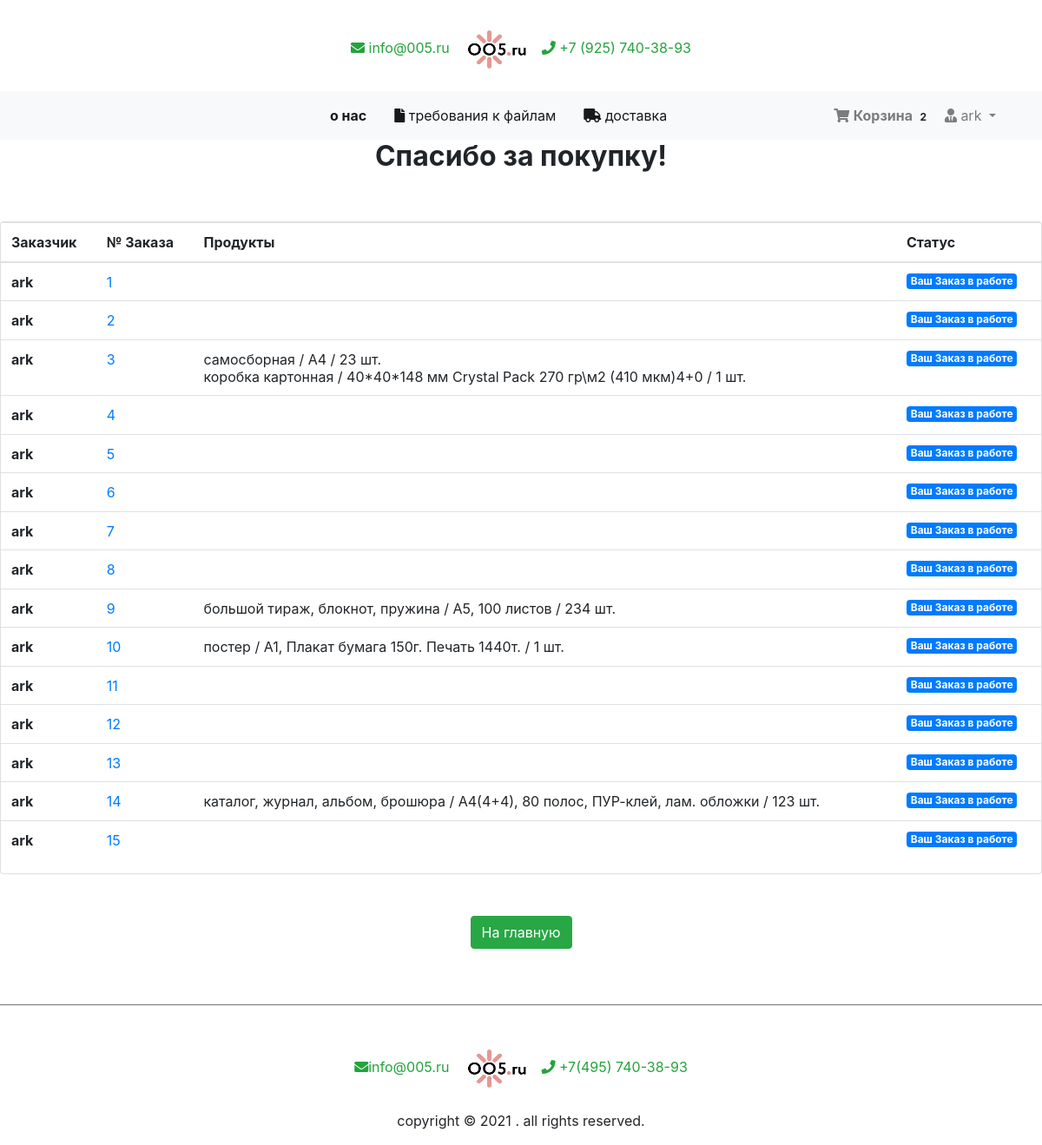
The page /my-orders/ (signed in) on the database as committed earlier.
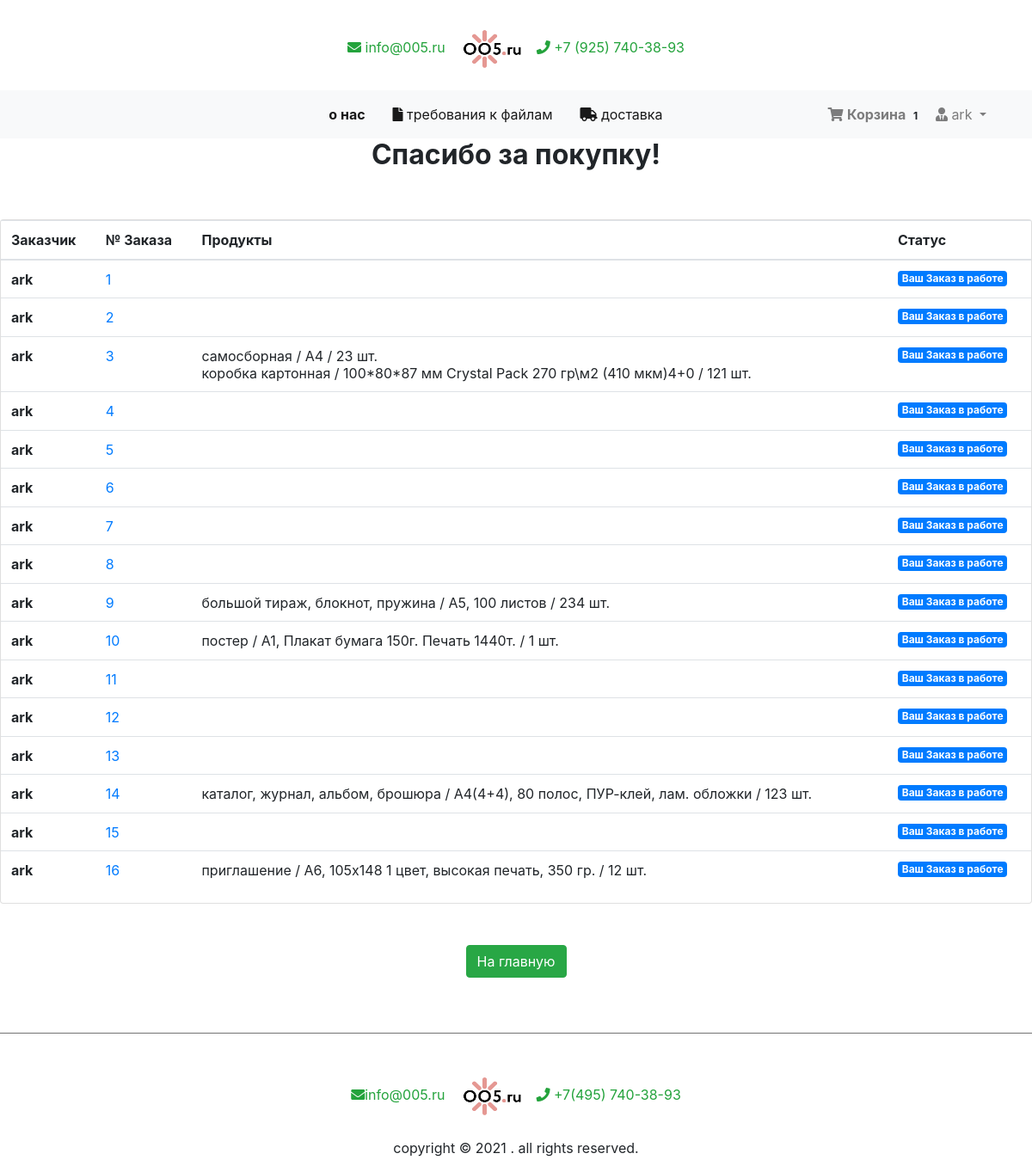
The same page on the database as committed later.
### cart/models.py (models this page shows, shortened)
class Order(models.Model):
    orderitems  = models.ManyToManyField(Cart)
    user = models.ForeignKey(User, on_delete=models.CASCADE)
    ordered = models.BooleanField(default=False)
    created = models.DateTimeField(auto_now_add=True)
    paymentId = models.CharField(max_length=200, blank=True , null=True)
    orderId = models.CharField(max_length=200, blank=True, null=True)

class Cart(models.Model):
    user = models.ForeignKey(User, on_delete=models.CASCADE)
    item = models.ForeignKey(Product, on_delete=models.CASCADE)
    quantity = models.IntegerField(default=1)
    purchased = models.BooleanField(default=False)
    created = models.DateTimeField(auto_now_add=True)
    def __str__(self):
        return f'{self.item.name} / {self.item.box_size} / {self.item.tirazh} шт.'

### products/models.py (models this page shows, shortened)
class  Product(PolymorphicModel):
    mainimage = models.ImageField(upload_to='products/', blank=True, null=True)
    name = models.CharField(max_length=300, default = None, null=True)
    slug = models.SlugField(default = None, null=True)
    subcategory = models.ForeignKey(SubCategory, on_delete=models.CASCADE, default = None, null=True)
    category = models.ForeignKey(Category, on_delete=models.CASCADE, default = None, null=True)
    preview_text = models.TextField(max_length=50, verbose_name='Preview Text', blank=True, null=True)
    detail_text = models.TextField(max_length=1000, verbose_name='Detail Text', blank=True, null=True)
    lim1 = models.FloatField(default = None, null=True)
    lim2 = models.FloatField(default = None, null=True)
    tirazh = models.IntegerField(null=False)
    t = models.IntegerField(null=True)
    p = models.FloatField(default = None, null=True)
    box_size = models.CharField(max_length=50)

### checkout/views.py (the view)
# urls.py: path('my-orders/', oderView, name="oderView"),
def oderView(request):
    print(dict(request.POST), ' gg')
    try:
        orders = Order.objects.filter(user=request.user, ordered=True)
        context = {
            "orders": orders
        }
    except:
        messages.warning(request, "У вас сейчас нет активного заказа")
        return redirect('/')
    return render(request, 'checkout/order.html', context)

### cart/templatetags/cart_tag.py (called while the page is built)
@register.filter
def cart_total(user):
    order = Order.objects.filter(user=user, ordered=False)
    if order.exists():
    	return order[0].orderitems.count()
    else:
    	return 0

### checkout/templates/checkout/order.html (shortened to what this page needs)
{% extends 'products/base.html' %}
{% load crispy_forms_tags %}
{% block content %}
<h2 class="text-center"><strong>Спасибо за покупку!</strong></h2>
<div class="row">
	<div class="col-md-12">
		<div class="card mt-5" style="height: auto">
			<div class="table-responsive">
			<table class="table">
			  <thead>
			    <tr>
			      <th scope="col">Заказчик</th>
				  <th scope="col">№ Заказа</th>
				  <th scope="col">Продукты</th>
			      <th scope="col">Статус</th>
			    </tr>
			  </thead>
			  <tbody>
			    {% for order in orders %}
			    <tr>
					<tr>
				  <th scope="row">{{  user }} </th>
				 <td><a href="#">{{ forloop.counter }}</a></td>
			      <td>
			      	{% for item in order.orderitems.all %}
			      		{{ item }}
			      		<br>
			      	{% endfor %}
				  </td>
			      <td><span class="badge badge-primary">Ваш Заказ в работе</span></td>
			  	</tr>
			      {% endfor %}
			  </tbody>
			</table>
			</div>
		</div>
	</div>
	<div class="col-md-12 my-5 text-center">
		<a href="/" class="btn btn-success">На главную</a>
	</div>
</div>
{% endblock %}

### products/templates/products/base.html (shortened to what this page needs)
{% load static %}
{% load thumbnail %}
{% block style %}
<head>
  <link rel="stylesheet" href="https://stackpath.bootstrapcdn.com/bootstrap/4.3.1/css/bootstrap.min.css">
  <link href="https://cdnjs.cloudflare.com/ajax/libs/font-awesome/5.10.2/css/all.css" rel="stylesheet">
  <link rel="stylesheet" href="{% static 'css/main.css' %}">
</head>
<body>
<br>
<p style="color:rgb(36, 163, 60)" class="text-center" class="text-muted"> <a style="color:rgb(36, 163, 60)"href="mailto:info@005.ru"><i class="fa fa-envelope" aria-hidden="true"></i> info@005.ru</a>
  <a href="/">
      <img src="/media/products/logo_rose.png" width="97" height="65">
  </a>
<i class="fa fa-phone"></i>   +7 (925) 740-38-93   </p></h6></span>
    {% include 'products/navbar.html' %}
  {% block content %}
  {% endblock %}
</body>
</body>
</html>
<hr  width="100%" size="17" color="	#808080" />
<p style="color:rgb(36, 163, 60)" class="text-center" class="text-muted"> <a style="color:rgb(36, 163, 60)"href="mailto:info@005.ru"><i class="fa fa-envelope" aria-hidden="true"></i>info@005.ru </a>
  <a href="/">
      <img src="/media/products/logo_rose.png" width="97" height="65">
  </a>
<i class="fa fa-phone"></i>      +7(495) 740-38-93</p></h6></span>
<p class="text-center">copyright © 2021 . all rights reserved.</p>
{% endblock %}

### products/templates/products/navbar.html (shortened to what this page needs)
{% load cart_tag %}
{% load static %}
<nav class="navbar navbar-expand-lg navbar-light bg-light">
  <div class="container">
  <div class="collapse navbar-collapse" id="navbarNav">
    <ul class="navbar-nav ml-auto">
      <li {% if request.path == 'contact' %}class="nav-item active"{% else %}class="nav-item"{% endif %}>
        <a class="nav-link active" href="/about.html/"><strong>о нас</strong> <span class="sr-only">(current)</span></a>
      </li>
      <li class="nav-item">
        <a class="nav-link" href="/"></a>
      </li>
      <li class="nav-item">
        <a class="nav-link active" href="/requirements.html/"><i class="fas fa-file"></i> требования к файлам</a>
      </li>
      <li class="nav-item">
        <a class="nav-link" href="/"></a>
      </li>
      <li class="nav-item">
        <a class="nav-link active" href="/delivery.html/"><i class="fas fa-truck"></i> доставка </a>
      </li>
      <li class="nav-item">
        <a class="nav-link" href="/"></a>
      </li>
      <li
     <a class="nav-link active"
      <a class="nav-link active"
    </li></a>
    <li class="nav-item">
      <a class="nav-link" href="/"></a>
    </li>
    <li
    <a class="nav-link active"
     <a class="nav-link active"
   </li></a>
   <li class="nav-item">
     <a class="nav-link" href="/"></a>
   </li>
   <li
   <a class="nav-link active"
    <a class="nav-link active"
  </li></a>
  <li class="nav-item">
    <a class="nav-link" href="/"></a>
  </li>
  <li
  <a class="nav-link active"
   <a class="nav-link active"
 </li></a>
 <li class="nav-item">
   <a class="nav-link" href="/"></a>
 </li>
<li
<a class="nav-link active"
<a class="nav-link active"
</li></a>
<li class="nav-item">
<a class="nav-link" href="/"></a>
</li>
      {% if request.user.is_authenticated %}
      <li class="nav-item">
        <a class="nav-link" href="{% url 'mainapp:cart-home' %}">
          <i class="fa fa-shopping-cart"></i> <strong>Корзина  </strong>
          <span class="badge badge-light">{{ request.user| cart_total }}</span>
        </a>
      </li>
      <li class="nav-item dropdown">
        <a class="nav-link dropdown-toggle" href="#" id="navbarDropdown" role="button" data-toggle="dropdown" aria-haspopup="true" aria-expanded="false">
          <i class="fas fa-user-tie"></i> {{ request.user.username }}
        </a>
      </li>
      {% else %}
       <li class="nav-item">
        <a  class="btn btn-success" href="register.html/">Логин / Регистрация</a>
      </li>
      {% endif %}
    </ul>
  </div>
  </div>
</nav>

### products/templates/products/base.html (style rules this page uses)
.card { height: 300px; }

Rows that differ between the two databases and show on the page:
changed through a linked row, Cart: item.tirazh "коробка картонная / 40*40*148 мм Crystal Pack 270 гр\\м2 (410 мкм)4+0 / 1 шт." → "коробка картонная / 100*80*87 мм Crystal Pack 270 гр\\м2 (410 мкм)4+0 / 121 шт."
now on this page (row edited): Order: {{ user }} "ark"
now on this page (row edited): Cart: item.tirazh "приглашение / А6, 105х148 1 цвет, высокая печать, 350 гр. / 12 шт.", shown under "ark"
Other text that changed with them:
{{ request.user| cart_total }}: "2" → "1"
